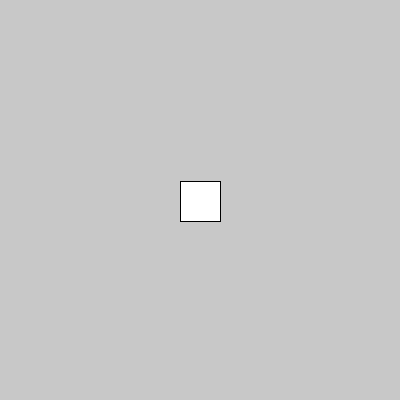
Frame 1 (no input)
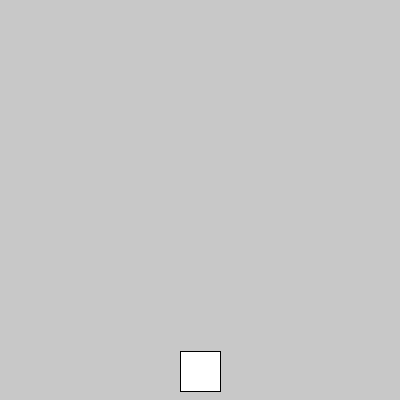
Frame 60 (the mouse pressed at the canvas centre just before this capture)
Frame 120 (the mouse held since frame 60 and released just before this capture): identical to frame 60, image omitted

The Processing sketch that drew these frames (run headless with seeded random() and noise(); from frame 60 on, the mouse is pressed at the canvas centre):

// Processing sketch: gravity
// ── gravity.pde
boolean jump;
float speed, gravity, 
  momentum, momentumMin, momentumMax,
  playerWidth, playerHeight;
boolean[] keysLR;
Player player;

void setup()
{
  size(400,400);
  background(200);
  jump = false;
  speed = 1;
  gravity = 1;
  momentumMin = 0;
  momentumMax = 30;
  momentum = momentumMin;
  playerWidth = playerHeight = 40;
  keysLR = new boolean[2];  // mapping: [LEFT, RIGHT]
  for(int i=0; i<keysLR.length; i++) keysLR[i] = false;  
  player = new Player(width/2, height/2, playerWidth, playerHeight);
}

void draw()
{
  background(200);
  player.update(keysLR, jump);
  player.display();
}

void keyPressed()
{
  if(keyCode == UP)
  {
    if(player.ypos >= height-player.h)
    {
      momentum = momentumMax;
      jump = true;      
    }
  }
  if(keyCode == LEFT) 
    if(keysLR[1] == false)
      keysLR[0] = true;
  if(keyCode == RIGHT) 
    if(keysLR[0] == false)
      keysLR[1] = true;
}

void keyReleased()
{
  if(keyCode == LEFT) keysLR[0] = false; 
  if(keyCode == RIGHT) keysLR[1] = false;
}
// ── Player.pde
class Player 
{
  float xpos, ypos, w, h;
  
  Player(float _xpos, float _ypos, float _w, float _h)
  {
    xpos = _xpos;
    ypos = _ypos;
    w = _w;
    h = _h;
  }
  
  void update(boolean[] keysLR, boolean jump)
  {
    if(jump == false)
    {
      if(ypos<=height-h)
      {
        ypos += speed;
        speed += gravity;
      }      
      else
        speed = 1;  
    }
    else
    {
      if(momentum>0)
      {
        ypos += speed - momentum;
        momentum -= 1;
        speed += gravity;
      }
      else
      {
        momentum = momentumMin;
        if(ypos<=height-h)
        {
          ypos += speed;
          speed += gravity;
        }      
        else
          speed = 1;  
      }
    }
    if(keysLR[0] == true)
    {
      if(player.xpos>0+playerWidth/2)
        player.xpos -= 5;       
    }
    if(keysLR[1] == true)
    {
      if(player.xpos<width-playerWidth/2)
        player.xpos += 5;      
    }
  }
  
  void display()
  {
    rectMode(CENTER);
    rect(xpos, ypos, w, h);
  }
  
}
